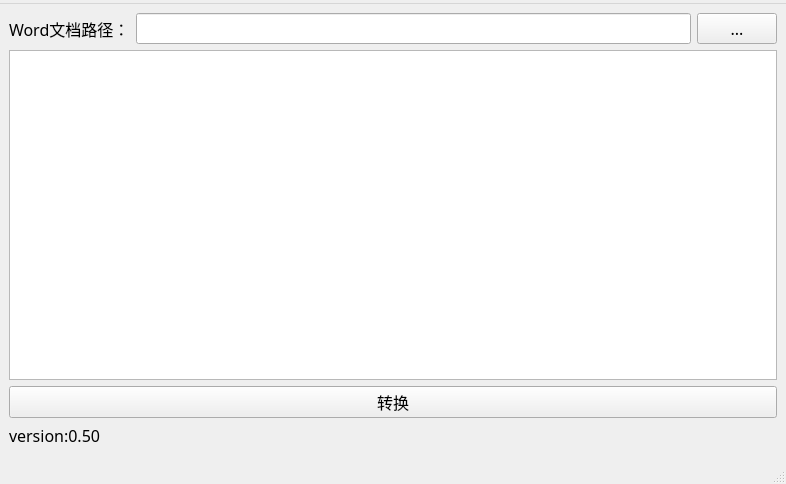
<?xml version="1.0" encoding="UTF-8"?>
<ui version="4.0">
 <class>MainWindow</class>
 <widget class="QMainWindow" name="MainWindow">
  <property name="geometry">
   <rect>
    <x>0</x>
    <y>0</y>
    <width>786</width>
    <height>484</height>
   </rect>
  </property>
  <property name="font">
   <font>
    <family>楷体</family>
    <pointsize>12</pointsize>
   </font>
  </property>
  <property name="windowTitle">
   <string>Word转换PDF</string>
  </property>
  <property name="windowIcon">
   <iconset>
    <normaloff>static/pic/main.xpm</normaloff>static/pic/main.xpm</iconset>
  </property>
  <widget class="QWidget" name="centralwidget">
   <layout class="QGridLayout" name="gridLayout">
    <item row="0" column="0">
     <widget class="QLabel" name="label">
      <property name="text">
       <string>Word文档路径：</string>
      </property>
     </widget>
    </item>
    <item row="0" column="1">
     <widget class="QLineEdit" name="lineEdit"/>
    </item>
    <item row="0" column="2">
     <widget class="QPushButton" name="pushButton_2">
      <property name="cursor">
       <cursorShape>PointingHandCursor</cursorShape>
      </property>
      <property name="toolTip">
       <string>选择一个或多个doc文件</string>
      </property>
      <property name="text">
       <string>...</string>
      </property>
     </widget>
    </item>
    <item row="3" column="0">
     <widget class="QLabel" name="label_2">
      <property name="text">
       <string>version:0.50</string>
      </property>
     </widget>
    </item>
    <item row="1" column="0" colspan="3">
     <widget class="QTextEdit" name="textEdit">
      <property name="enabled">
       <bool>true</bool>
      </property>
      <property name="cursor" stdset="0">
       <cursorShape>IBeamCursor</cursorShape>
      </property>
      <property name="focusPolicy">
       <enum>Qt::NoFocus</enum>
      </property>
      <property name="readOnly">
       <bool>false</bool>
      </property>
     </widget>
    </item>
    <item row="2" column="0" colspan="3">
     <widget class="QPushButton" name="pushButton">
      <property name="cursor">
       <cursorShape>PointingHandCursor</cursorShape>
      </property>
      <property name="text">
       <string>转换</string>
      </property>
     </widget>
    </item>
    <item row="3" column="2">
     <widget class="QLabel" name="updatelabel">
      <property name="text">
       <string/>
      </property>
     </widget>
    </item>
   </layout>
  </widget>
  <widget class="QMenuBar" name="menubar">
   <property name="geometry">
    <rect>
     <x>0</x>
     <y>0</y>
     <width>786</width>
     <height>26</height>
    </rect>
   </property>
   <widget class="QMenu" name="menu">
    <property name="geometry">
     <rect>
      <x>298</x>
      <y>181</y>
      <width>204</width>
      <height>106</height>
     </rect>
    </property>
    <property name="toolTip">
     <string>菜单</string>
    </property>
    <property name="statusTip">
     <string>菜单</string>
    </property>
    <property name="title">
     <string/>
    </property>
    <property name="icon">
     <iconset>
      <normaloff>static/pic/menu.xpm</normaloff>static/pic/menu.xpm</iconset>
    </property>
    <addaction name="actionhelp"/>
    <addaction name="action"/>
   </widget>
   <addaction name="menu"/>
  </widget>
  <widget class="QStatusBar" name="statusbar"/>
  <action name="actionhelp">
   <property name="icon">
    <iconset>
     <normaloff>static/pic/update_.xpm</normaloff>static/pic/update_.xpm</iconset>
   </property>
   <property name="text">
    <string>更新</string>
   </property>
   <property name="statusTip">
    <string>更新应用程序</string>
   </property>
   <property name="font">
    <font>
     <family>楷体</family>
     <pointsize>12</pointsize>
    </font>
   </property>
  </action>
  <action name="action">
   <property name="icon">
    <iconset>
     <normaloff>static/pic/say.pbm</normaloff>static/pic/say.pbm</iconset>
   </property>
   <property name="text">
    <string>说明</string>
   </property>
   <property name="statusTip">
    <string>使用与说明</string>
   </property>
   <property name="font">
    <font>
     <family>楷体</family>
     <pointsize>12</pointsize>
    </font>
   </property>
  </action>
 </widget>
 <resources/>
 <connections/>
</ui>
